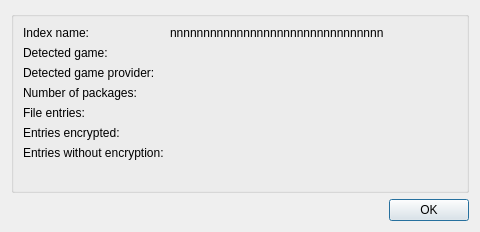
<?xml version="1.0" encoding="UTF-8"?>
<ui version="4.0">
 <class>IndexPropertiesDialog</class>
 <widget class="QWidget" name="IndexPropertiesDialog">
  <property name="geometry">
   <rect>
    <x>0</x>
    <y>0</y>
    <width>480</width>
    <height>232</height>
   </rect>
  </property>
  <property name="windowTitle">
   <string>Index properties</string>
  </property>
  <property name="locale">
   <locale language="English" country="UnitedStates"/>
  </property>
  <layout class="QVBoxLayout" name="verticalLayout">
   <item>
    <widget class="QGroupBox" name="groupBox">
     <property name="title">
      <string/>
     </property>
     <layout class="QHBoxLayout" name="horizontalLayout">
      <item>
       <layout class="QFormLayout" name="formLayout">
        <item row="0" column="0">
         <widget class="QLabel" name="label_1">
          <property name="text">
           <string>Index name:</string>
          </property>
         </widget>
        </item>
        <item row="0" column="1">
         <widget class="QLabel" name="lblPkgName">
          <property name="text">
           <string>nnnnnnnnnnnnnnnnnnnnnnnnnnnnnnnn</string>
          </property>
         </widget>
        </item>
        <item row="1" column="0">
         <widget class="QLabel" name="label_2">
          <property name="text">
           <string>Detected game:</string>
          </property>
         </widget>
        </item>
        <item row="1" column="1">
         <widget class="QLabel" name="lblGame">
          <property name="text">
           <string/>
          </property>
         </widget>
        </item>
        <item row="2" column="0">
         <widget class="QLabel" name="label_3">
          <property name="text">
           <string>Detected game provider:</string>
          </property>
         </widget>
        </item>
        <item row="2" column="1">
         <widget class="QLabel" name="lblProvider">
          <property name="text">
           <string/>
          </property>
         </widget>
        </item>
        <item row="3" column="0">
         <widget class="QLabel" name="label_11">
          <property name="text">
           <string>Number of packages:</string>
          </property>
         </widget>
        </item>
        <item row="3" column="1">
         <widget class="QLabel" name="lblPkgNum">
          <property name="text">
           <string/>
          </property>
         </widget>
        </item>
        <item row="4" column="0">
         <widget class="QLabel" name="label_5">
          <property name="text">
           <string>File entries:</string>
          </property>
         </widget>
        </item>
        <item row="4" column="1">
         <widget class="QLabel" name="lblEntries">
          <property name="text">
           <string/>
          </property>
         </widget>
        </item>
        <item row="5" column="0">
         <widget class="QLabel" name="label_6">
          <property name="text">
           <string>Entries encrypted:</string>
          </property>
         </widget>
        </item>
        <item row="5" column="1">
         <widget class="QLabel" name="lblEntriesEnc">
          <property name="text">
           <string/>
          </property>
         </widget>
        </item>
        <item row="6" column="0">
         <widget class="QLabel" name="label_9">
          <property name="text">
           <string>Entries without encryption:</string>
          </property>
         </widget>
        </item>
        <item row="6" column="1">
         <widget class="QLabel" name="lblEntriesPlain">
          <property name="text">
           <string/>
          </property>
         </widget>
        </item>
       </layout>
      </item>
     </layout>
    </widget>
   </item>
   <item>
    <widget class="QDialogButtonBox" name="buttonBox">
     <property name="standardButtons">
      <set>QDialogButtonBox::Ok</set>
     </property>
    </widget>
   </item>
  </layout>
 </widget>
 <resources/>
 <connections/>
</ui>
